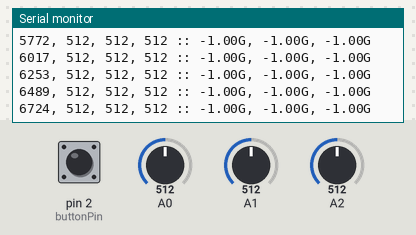
Bench run of a sketch on a simulated Arduino Uno, built with avr-gcc and run on an emulated ATmega328P. Parts: the last lines printed to the serial monitor. The inputs (shaded band) are chosen by the test bench; at power-on: A0 = 512, A1 = 512, A2 = 512, pin 2 (buttonPin) HIGH.

Above: at 6.9 s.
7.0 s: A0 set to 716
At 7.13 s:
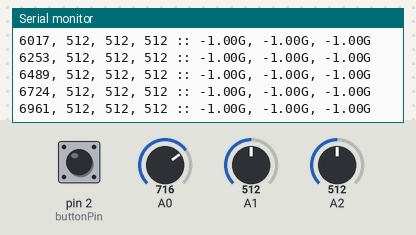
8.5 s: A1 set to 716
At 8.55 s:
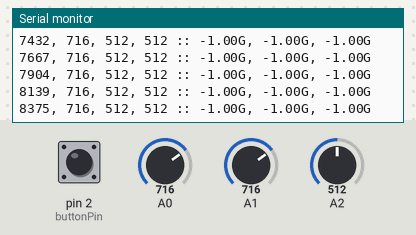
10.0 s: A2 set to 716
At 10.2 s:
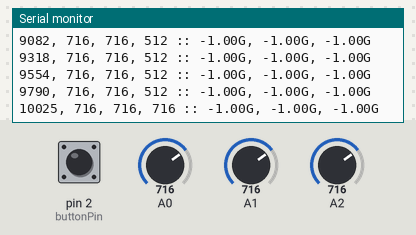
11.5 s: A0 set to 900
At 11.62 s:
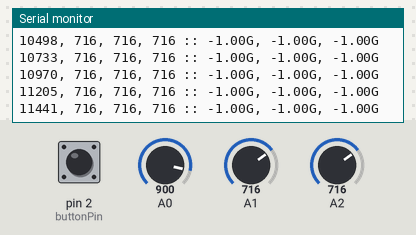
13.0 s: A1 set to 900
At 13.03 s:
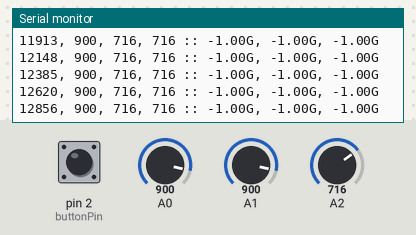
14.5 s: A2 set to 900
At 14.68 s:
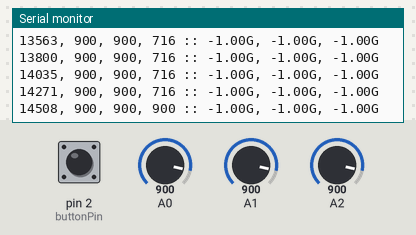
Timing chart, 0 to 17.0 s (numbered marks = the images above; inputs shaded):
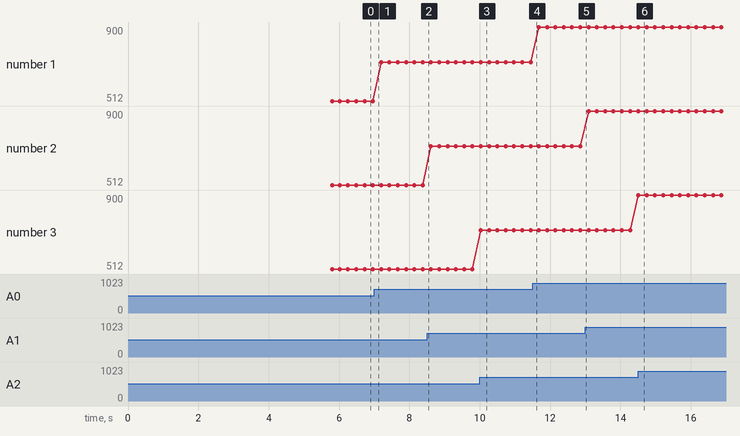

The sketch:

Accelerometer.ino
```cpp
const int xInput = A0;
const int yInput = A1;
const int zInput = A2;
const int buttonPin = 2;
unsigned long timenow;
// Raw Ranges:
// Min and Max will be initialized in the calibration
// routine, which will find the true minimum and
// maximum for each axis
int xRawMin;
int xRawMax;
int xRaw, xNorm;
int yRawMin;
int yRawMax;
int yRaw, yNorm;
int zRawMin;
int zRawMax;
int zRaw, zNorm;
// Take multiple samples to reduce noise
const int sampleSize = 10;
void setup() {
  Serial.begin(9600);
  pinMode(buttonPin, INPUT);
  delay(500);
  Calibrate();
  Serial.print(xRawMin);
  Serial.print(" ");
  Serial.print(xRawMax);
  Serial.print(" ");
  Serial.print(yRawMin);
  Serial.print(" ");
  Serial.print(yRawMax);
  Serial.print(" ");
  Serial.print(zRawMin);
  Serial.print(" ");
  Serial.print(zRawMax);
  Serial.print("\n");
}


void loop() {
  ReadAllAxis(&xRaw, &yRaw, &zRaw);
  timenow = millis();
  Serial.print(timenow);
  Serial.print(", ");
  Serial.print(xRaw);
  Serial.print(", ");
  Serial.print(yRaw);
  Serial.print(", ");
  Serial.print(zRaw);
  // Convert raw values to 'milli-Gs"
  long xScaled = map(xRaw, xRawMin, xRawMax, -1000, 1000);
  long yScaled = map(yRaw, yRawMin, yRawMax, -1000, 1000);
  long zScaled = map(zRaw, zRawMin, zRawMax, -1000, 1000);
  // re-scale to fractional Gs
  float xAccel = xScaled / 1000.0;
  float yAccel = yScaled / 1000.0;
  float zAccel = zScaled / 1000.0;
  Serial.print(" :: ");
  Serial.print(xAccel);
  Serial.print("G, ");
  Serial.print(yAccel);
  Serial.print("G, ");
  Serial.print(zAccel);
  Serial.println("G");
  delay(200);
}
// Read "sampleSize" samples and report the average
int ReadAxis(int axisPin) {
  long reading = 0;
  analogRead(axisPin);
  delay(10);  // I found without this delay, the first set of
  for (int i = 0; i < sampleSize; i++) {
    reading += analogRead(axisPin);
  }
  return reading / sampleSize;
}
void ReadAllAxis(int* xNewptr, int* yNewptr, int* zNewptr) {
  *xNewptr = ReadAxis(xInput);
  *yNewptr = ReadAxis(yInput);
  *zNewptr = ReadAxis(zInput);
}
void Calibrate() {
  // initialize all min and maxs with one read
  ReadAllAxis(&xRawMin, &yRawMin, &zRawMin);
  xRawMax = xRawMin;
  yRawMax = yRawMin;
  zRawMax = zRawMin;
  // Start main calibration
  Serial.println("Calibrate");
  Serial.println("Align x-axis up. When ready press button.");
  while (digitalRead(buttonPin) == LOW) {}  // wait until the button
  ReadAllAxis(&xRaw, &yRaw, &zRaw);
  AutoCalibrate(xRaw, yRaw, zRaw);
  delay(1000);
  Serial.println("Align x-axis down. When ready press button.");
  while (digitalRead(buttonPin) == LOW) {}  // wait until the button
  ReadAllAxis(&xRaw, &yRaw, &zRaw);
  AutoCalibrate(xRaw, yRaw, zRaw);
  delay(1000);
  Serial.println("Align y-axis up. When ready press button.");
  while (digitalRead(buttonPin) == LOW) {}  // wait until the button
  ReadAllAxis(&xRaw, &yRaw, &zRaw);
  AutoCalibrate(xRaw, yRaw, zRaw);
  delay(1000);
  Serial.println("Align y-axis down. When ready press button.");
  while (digitalRead(buttonPin) == LOW) {}  // wait until the button
  ReadAllAxis(&xRaw, &yRaw, &zRaw);
  AutoCalibrate(xRaw, yRaw, zRaw);
  delay(1000);
  Serial.println("Align z-axis up. When ready press button.");
  while (digitalRead(buttonPin) == LOW) {}  // wait until the button
  ReadAllAxis(&xRaw, &yRaw, &zRaw);
  AutoCalibrate(xRaw, yRaw, zRaw);
  delay(1000);
  Serial.println("Align z-axis down. When ready press button.");
  while (digitalRead(buttonPin) == LOW) {}  // wait until the button
  ReadAllAxis(&xRaw, &yRaw, &zRaw);
  AutoCalibrate(xRaw, yRaw, zRaw);
  Serial.println("Calibration completed. \n");
}
// Find the extreme raw readings from each axis
void AutoCalibrate(int xNew, int yNew, int zNew) {
  if (xNew < xRawMin)  // update x Min and Max
  {
    xRawMin = xNew;
  }
  if (xNew > xRawMax) {
    xRawMax = xNew;
  }
  if (yNew < yRawMin)  // update y Min and Max
  {
    yRawMin = yNew;
  }
  if (yNew > yRawMax) {
    yRawMax = yNew;
  }
  if (zNew < zRawMin)  // update z Min and Max
  {
    zRawMin = zNew;
  }
  if (zNew > zRawMax) {
    zRawMax = zNew;
  }
}
```

Measured:
- after the input at 10.0 s, the serial monitor: prints a new line at once (image 3)
- after the input at 14.5 s, the serial monitor: prints a new line at once (image 6)
- plotted number 1: 512 → 716 after the input at 7.0 s, 716 → 900 after the input at 11.5 s
